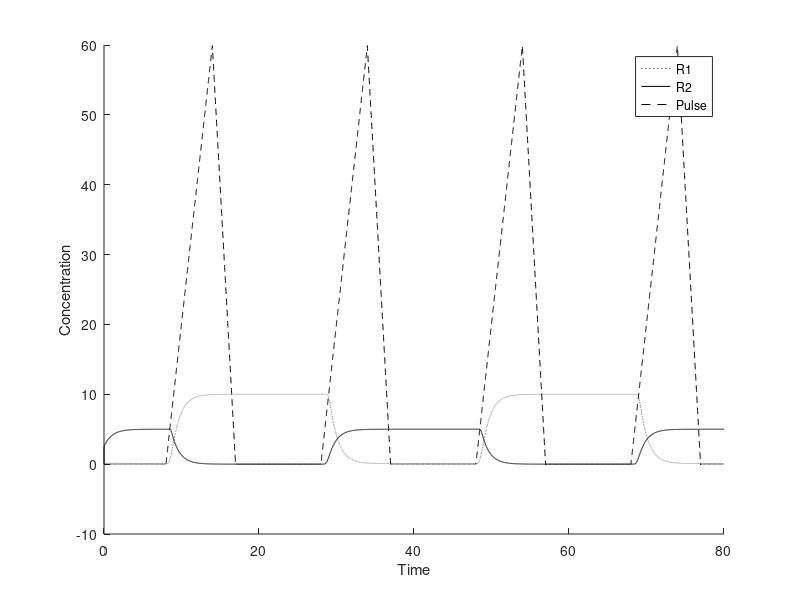
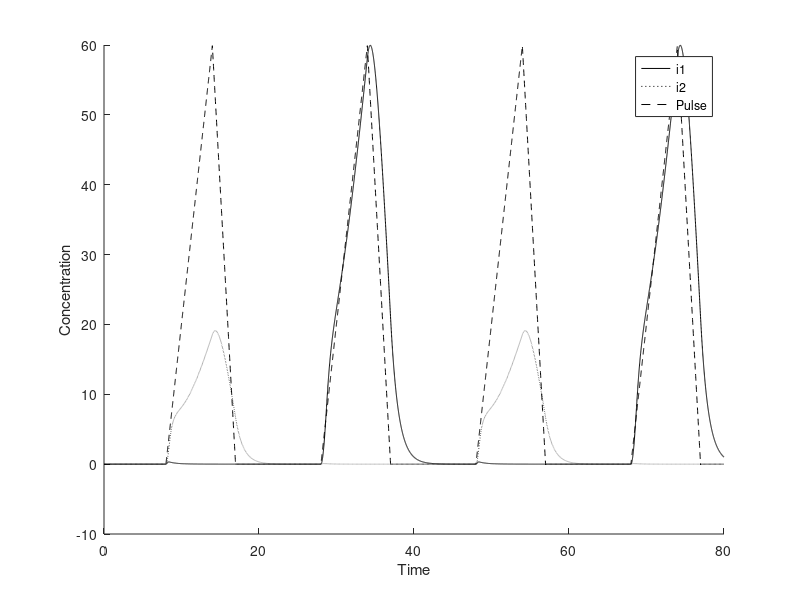

MATLAB code to generate these figures, in order:
clear;

dt=0.01; 
t=0:dt:80; 

%i = 1 ate 20000 

p1 = 0;
p2 = 2.5;
ii1 = 0;
ii2 = 0;

% maximal expression rates
km1 = 4;
km2 = 4;

%dissociation constant
kp1 = 1;
kp2 = 2;

% parametros do collins para os iis
beta2 =4;
gama2 = 4;


p1s = zeros(1, length(t));
p2s = zeros(1, length(t));

pulso = zeros(1, length(t));

i1s = zeros(1, length(t));
i2s = zeros(1, length(t));

alpha1 = 10; alpha2 = 5;
beta = 3;
gama = 4;

p3 = 0;
p3s = zeros(1, length(t));

soma = 0.1
for i = 2:length(t)
   
   if (mod(i, 2000) >800 && mod(i,2000)<1400)
     pulso(i) = pulso(i-1)+soma;
   endif
   
   if (mod(i, 2000) >=1400 && mod(i,2000)<1700)
     pulso(i) = pulso(i-1)-soma*2;
   endif
  
  div = 1 + p1/kp1 + p2/kp2 + (p1*p2)/(kp1*kp2);
  
%  i1
  dpdt = (  km1  *pulso(i) * ((1 + p1 / (kp1)) / div)     /   (1 + (ii2 / (1 + p1s(i) ) ) ^ beta2)   ) - ii1;
  ii1 = dpdt * dt + ii1;
  i1s(i) = ii1; 
  
%  i2  
  dpdt = (  km2  *pulso(i) * ((1 + p2 / (kp2)) / div)       /              (1 + (ii1 / (1 + p2s(i) ) ) ^ gama2)     ) - ii2;
  ii2 = dpdt * dt + ii2;
  i2s(i) = ii2; 
 
% p1
  dpdt = (alpha1 / (1 + (p2 / (1 + i2s(i) ) ) ^ beta )) - p1;
  p1 = dpdt * dt + p1;
  p1s(i) = p1;

% p2  
  dpdt = (alpha2 / (1 + (p1 / (1 + i1s(i)) ) ^ gama)) - p2;
  p2 = dpdt * dt + p2;
  p2s(i) = p2;

endfor

%figure;
%hold on;
%plot(t, p1s, 'b;R1;', t ,p2s, 'r;R2;', t , i2s, 'm;i2;', t ,i1s,'g;i1;', t , pulso , 'k;Pulse;');
%xlabel('Time');
%ylabel('Concentration');

figure;
hold on;
plot(t, p1s, ':k;R1;', t , p2s, '-k;R2;', t , pulso , '--k;Pulse;');
xlabel('Time');
ylabel('Concentration');

figure;
hold on;
plot(t,i1s, 'k;i1;', t , i2s, ':k;i2;', t , pulso , '--k;Pulse;');
xlabel('Time');
ylabel('Concentration');